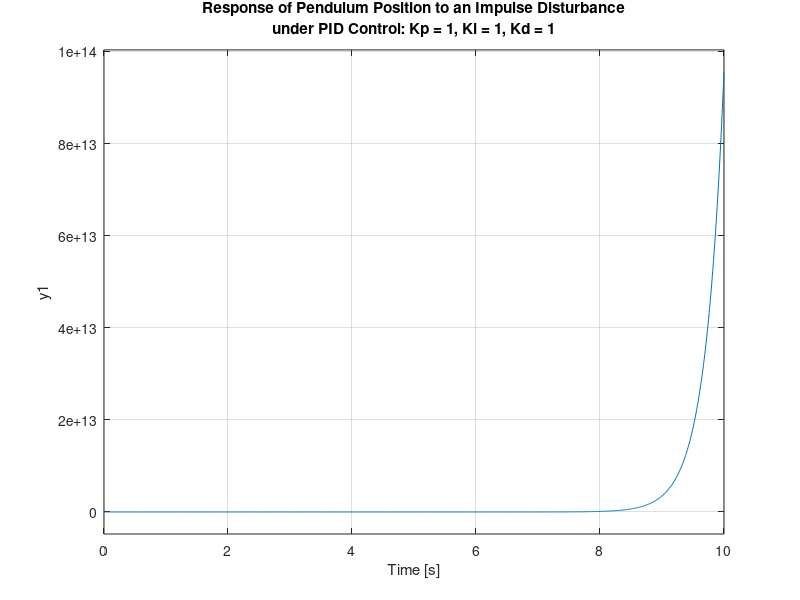
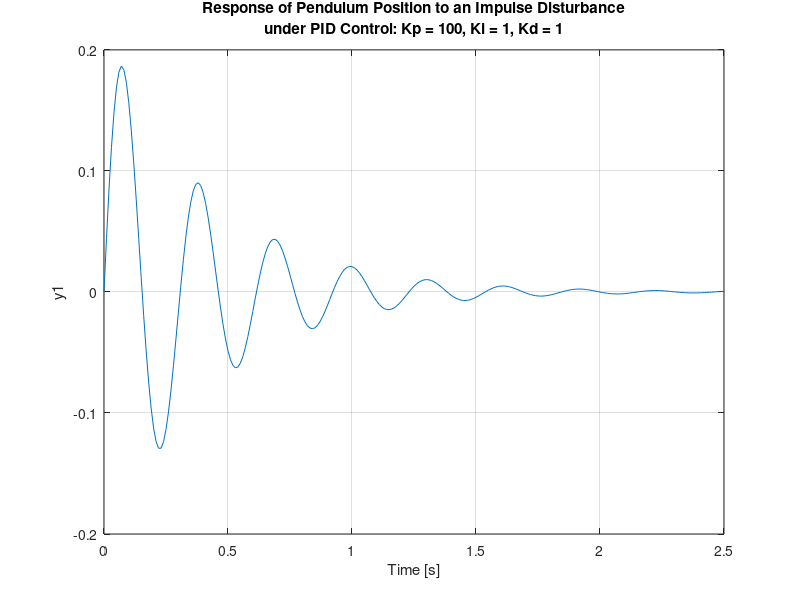
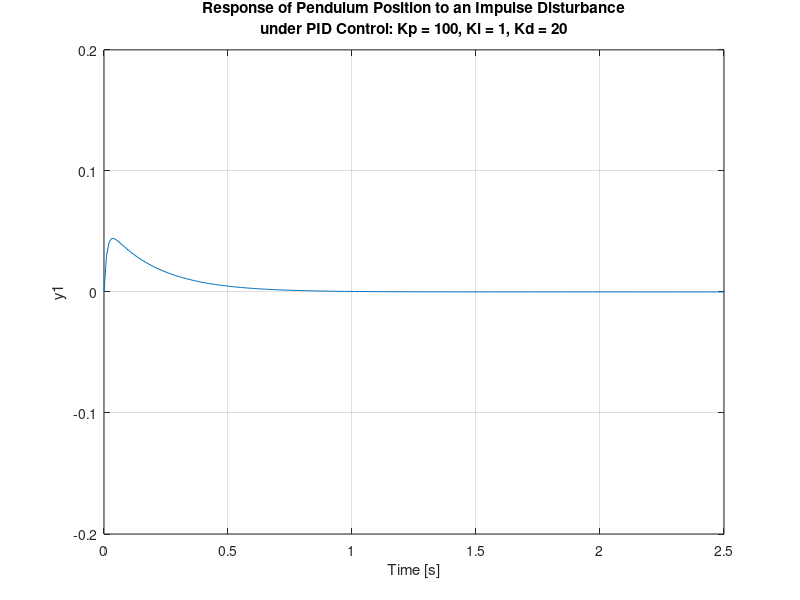
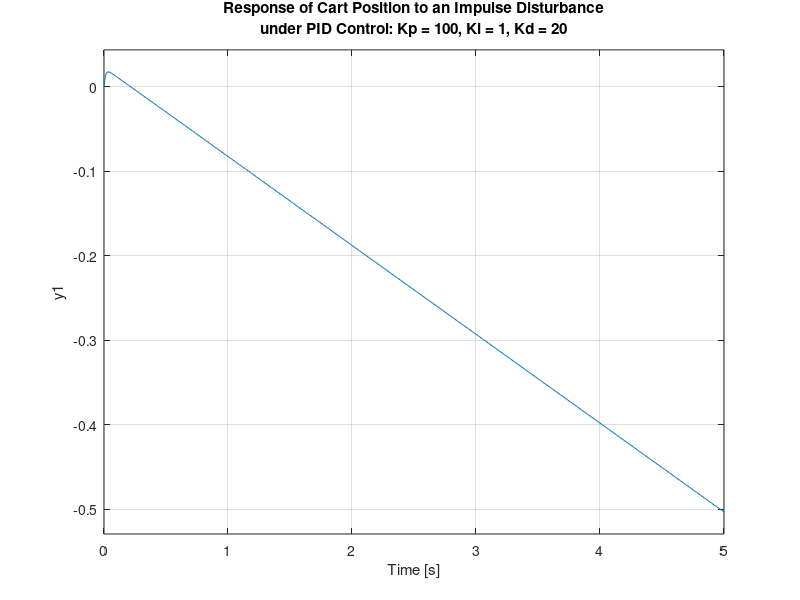

MATLAB code for these plots, in order:
% System Parameters
M = 0.5;
m = 0.2;
b = 0.1;
I = 0.006;
g = 9.8;
l = 0.3;
q = (M+m)*(I+m*l^2)-(m*l)^2;
s = tf('s');

% Plant Model
P_pend = (m*l*s/q)/(s^3 + (b*(I + m*l^2))*s^2/q - ((M + m)*m*g*l)*s/q - b*m*g*l/q);

% Initial PID Controller
Kp = 1;
Ki = 1;
Kd = 1;
C = pid(Kp,Ki,Kd);
T = feedback(P_pend,C);

% Initial Response
figure;
t = 0:0.01:10;
impulse(T,t)
title({'Response of Pendulum Position to an Impulse Disturbance';'under PID Control: Kp = 1, Ki = 1, Kd = 1'});

% Tuning PID Controller
Kp = 100;
Ki = 1;
Kd = 1;
C = pid(Kp,Ki,Kd);
T = feedback(P_pend,C);

figure;
t = 0:0.01:10;
impulse(T,t)
axis([0, 2.5, -0.2, 0.2]);
title({'Response of Pendulum Position to an Impulse Disturbance';'under PID Control: Kp = 100, Ki = 1, Kd = 1'});

% Further Tuning with Derivative Gain
Kp = 100;
Ki = 1;
Kd = 20;
C = pid(Kp,Ki,Kd);
T = feedback(P_pend,C);

figure;
t = 0:0.01:10;
impulse(T,t)
axis([0, 2.5, -0.2, 0.2]);
title({'Response of Pendulum Position to an Impulse Disturbance';'under PID Control: Kp = 100, Ki = 1, Kd = 20'});

% Cart Position Analysis
P_cart = (((I+m*l^2)/q)*s^2 - (m*g*l/q))/(s^4 + (b*(I + m*l^2))*s^3/q - ((M + m)*m*g*l)*s^2/q - b*m*g*l*s/q);
T2 = feedback(1,P_pend*C)*P_cart;

figure;
t = 0:0.01:5;
impulse(T2, t);
title({'Response of Cart Position to an Impulse Disturbance';'under PID Control: Kp = 100, Ki = 1, Kd = 20'});
